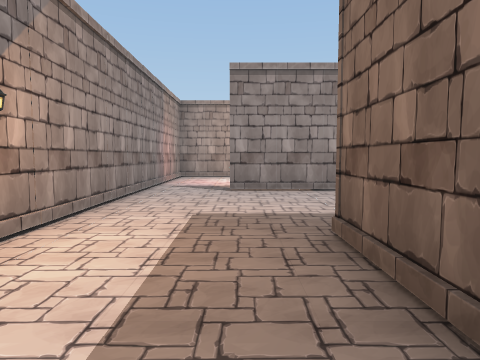
view 1 (above)

24 first-person views from a walk through a scene from a Unity 3-D project. The camera is 1.5 m above the floor, tilts 4° down and sees 70° across. Doors are open. The floor is counted in squares, 2 m on a side. Each view is taken from the middle of a square. On the plan, view 1 faces up. The plan holds only what a view shows up to about 11 squares ahead; the rest is blank. The place goes on beyond the plan. The player is left out. Some surface patterns are stand-ins.

view 2
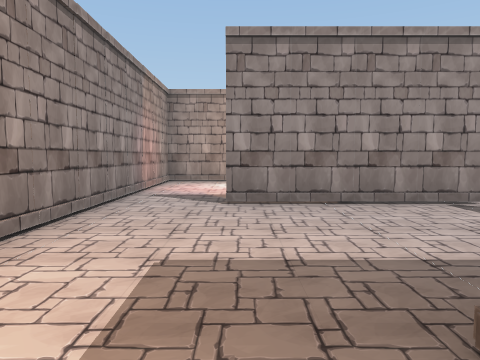

view 3
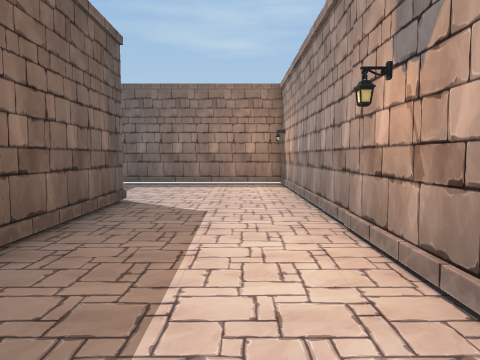

view 4
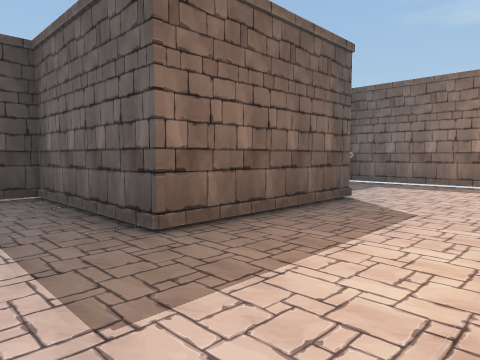

view 5
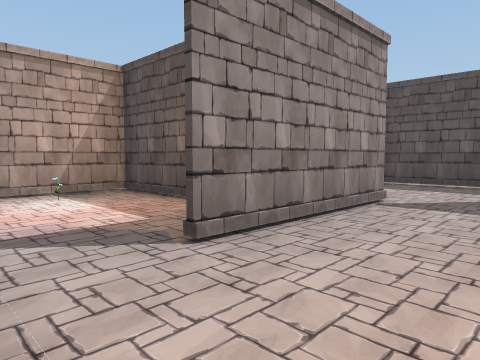

view 6
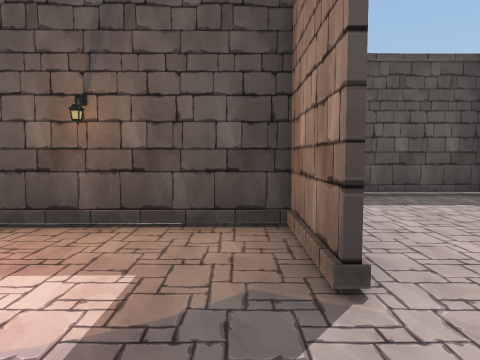

view 7
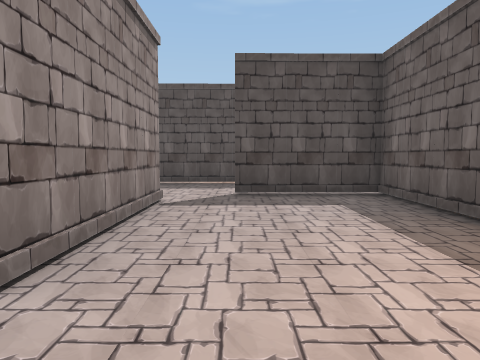

view 8
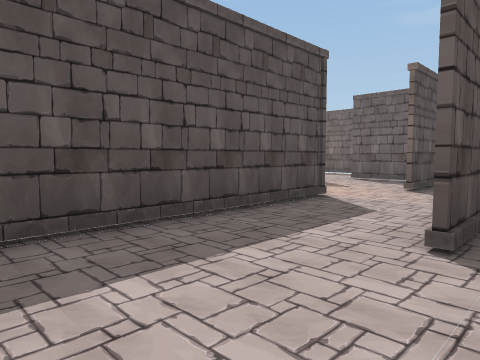

view 9
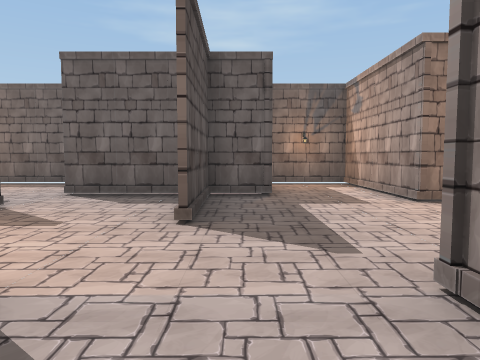

view 10
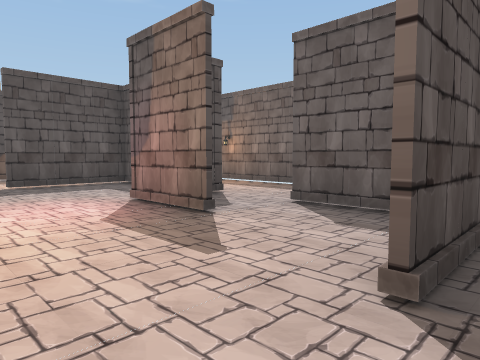

view 11
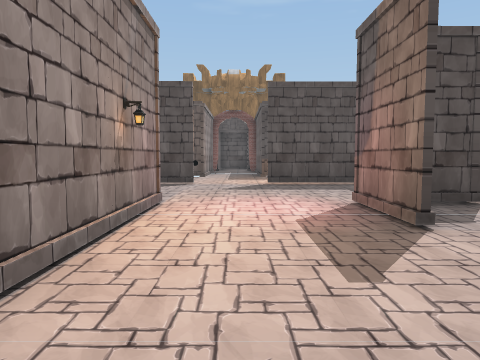

view 12
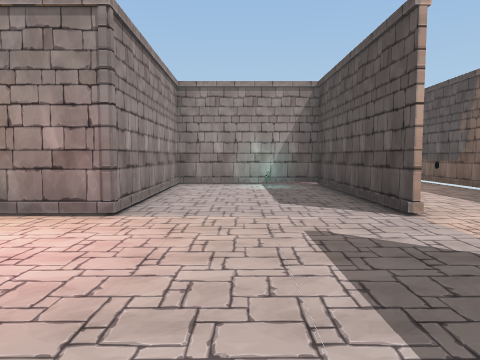

view 13
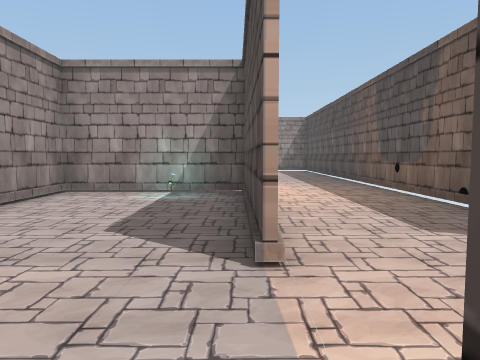

view 14
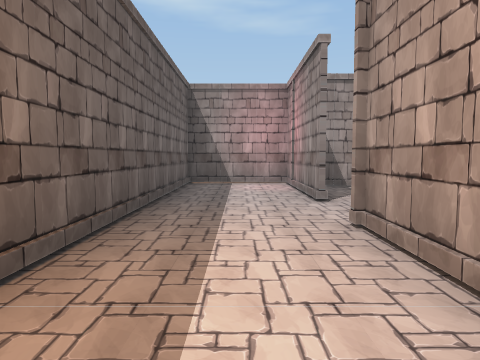

view 15
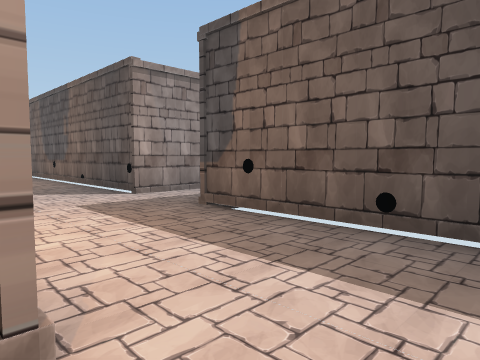

view 16
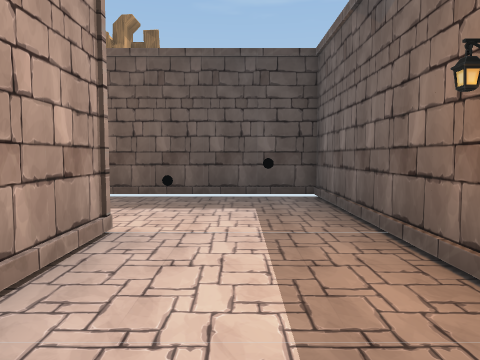

view 17
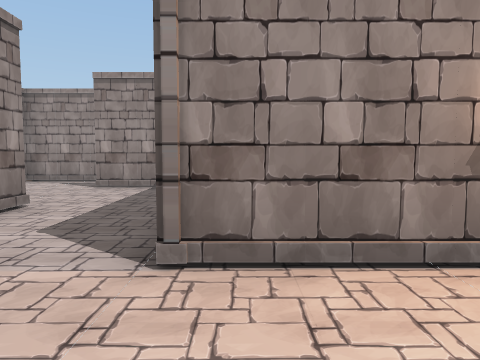

view 18
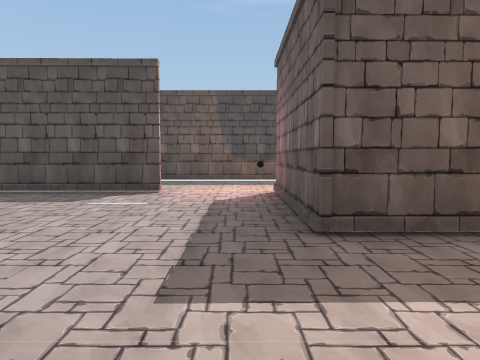

view 19
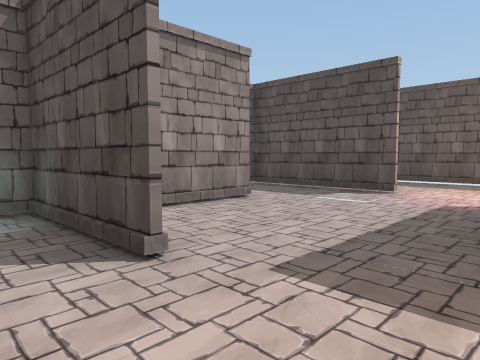

view 20
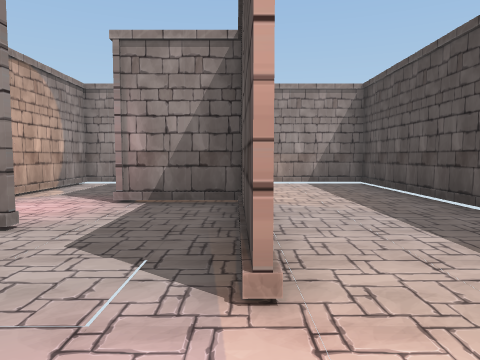

view 21
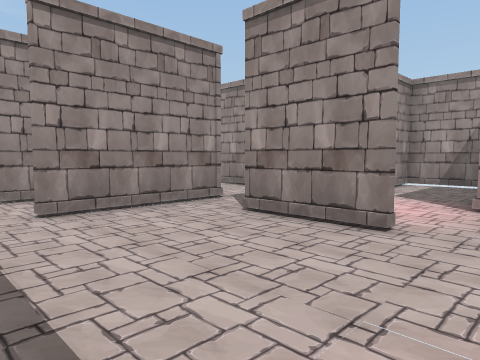

view 22
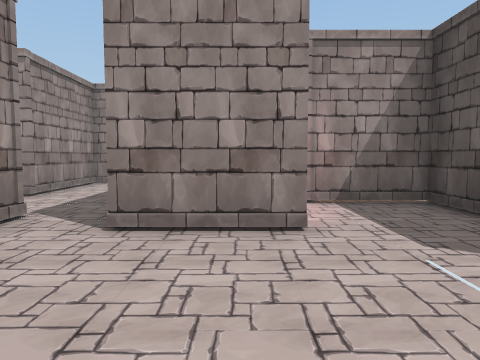

view 23
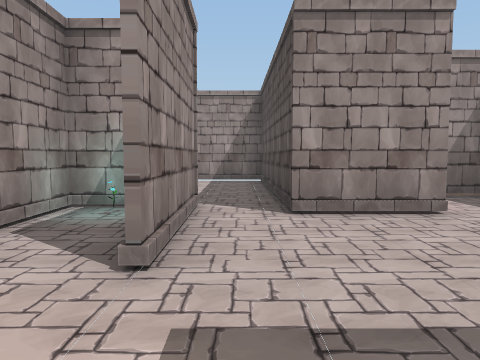

view 24
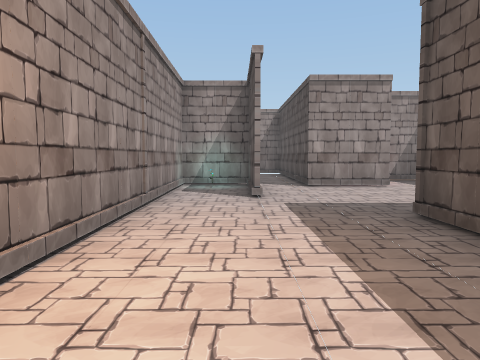

### Floor plan
Points are (right, up) in squares from view 1. A wall is a line through its corners. A room is listed if a view was taken in it or the views show most of it. See-through windows are left out.
Room 1 (views 1, 2, 3, 4, 5, 7)
walls: (1, -0.8) (0.9, 3.2) (4.8, 3.2); (4.7, 3.2) (4.7, 6.1); (-2.1, 6.5) (-2.1, -4.4) (2.9, -4.4); (3.9, 7.3) (-0.2, 7.3)
ways out: opening at (-1.5, 7) to room 2; opening at (3.5, 9) to room 3; opening at (5, 7.5) to room 4
Room 2 (view 6)
walls: (-0.2, 7.5) (1.6, 7.5) (1.6, 12.2) (-2.1, 12.2) (-2.1, 6.5)
ways out: opening at (-1.5, 7) to room 1
objects: other object (0, 11)
Room 3 (view 8)
walls: (3.8, 11.1) (1.6, 11.1)
ways out: opening at (3.5, 9) to room 1
Room 4 (views 9, 10)
walls: (4.8, 6.2) (4.8, 5.5); (4.8, 3.2) (4.8, 3); (7.5, 3.3) (7.4, 8.9); (6, 9.2) (4.5, 9.2)
ways out: opening at (5, 7.5) to room 1; opening at (6, 3) to room 5; opening at (7, 2) to room 8
Room 5 (view 11)
walls: (2.6, -0.6) (3.1, -0.6) (3.1, -4.4); (5.4, -1.6) (6.6, -1.6) (6.6, 1.4); (2.9, -4.4) (4.9, -4.4)
ways out: opening at (6, 3) to room 4
Room 6 (views 12, 13)
walls: (15.2, 3.2) (15.1, 8.1) (11.3, 8.1) (11.4, 3.3) (9.4, 3.3); (9.4, 0.1) (11.5, 0.1); (14.8, -1.6) (15.2, -1.6) (15.2, 1.3)
ways out: opening at (10.5, 1.5) to room 8; opening at (16, 2.5) to room 10; gap at (16, 1) to room 10
Room 7 (views 14, 15, 16)
walls: (9.4, -1.7) (5.5, -1.7) (5.6, -4.5); (4.9, -4.4) (15.4, -4.4); (15.4, -1.7) (11.3, -1.7)
ways out: opening at (10, -2) to room 8; opening at (16, -3) to room 12
Room 8 (view 17)
walls: (6.7, -0.3) (6.7, -1.8); (7.1, -1.6) (9.4, -1.6); (11.3, -1.7) (11.3, 0.3); (9.4, 3.3) (7.5, 3.3)
ways out: opening at (7, 2) to room 4; opening at (10.5, 1.5) to room 6; opening at (10, -2) to room 7
Room 9 (views 18, 19, 21, 22, 23, 24)
walls: (9.3, 10.1) (9.2, 13) (7.5, 13) (7.6, 6); (11.2, 6.7) (11.2, 8.2) (15.2, 8.2); (12.8, 12.4) (10.7, 12.4); (15.1, 10.6) (15, 14.5) (13, 14.5); (9.3, 13.3) (9.4, 10.1)
ways out: opening at (15, 9.5) to room 10; opening at (10, 13) to room 11; opening at (12, 14)
Room 10 (view 20)
walls: (18.4, 13.6) (18.4, 18.4) (15.9, 18.4); (18.4, 3.2) (18.4, 12); (18.4, -1.5) (18.4, 1.2)
ways out: opening at (16, 2.5) to room 6; gap at (16, 1) to room 6; opening at (15, 9.5) to room 9; opening at (17, -1) to room 12
Room 11 (no view inside)
walls: (10.7, 12.4) (10.7, 18.4); (10.9, 18.4) (8, 18.4) (8, 15.4) (6.8, 15.4)
ways out: opening at (10, 13) to room 9; opening at (7.5, 14)
Room 12 (no view inside)
walls: (15.4, -4.4) (18.4, -4.4) (18.4, -1.5)
ways out: opening at (16, -3) to room 7; opening at (17, -1) to room 10

Positions as (right, up) in squares from view 1, and headings:
1: (0, 0), facing up
2: (0, 2), facing up
3: (-1, 5), facing down
4: (-2, 5), facing down-right
5: (-2, 5), facing up-right
6: (-2, 8), facing right
7: (-2, 6), facing right
8: (4, 9), facing down-right
9: (6, 5), facing down
10: (6, 3), facing down-right
11: (6, 2), facing right
12: (13, -1), facing up
13: (15, 1), facing up
14: (15, -3), facing left
15: (15, -3), facing up-right
16: (12, -3), facing right
17: (8, 1), facing up
18: (8, 9), facing right
19: (8, 8), facing up-right
20: (15, 9), facing up
21: (14, 9), facing up-left
22: (12, 9), facing up
23: (10, 8), facing up
24: (9, 4), facing up
